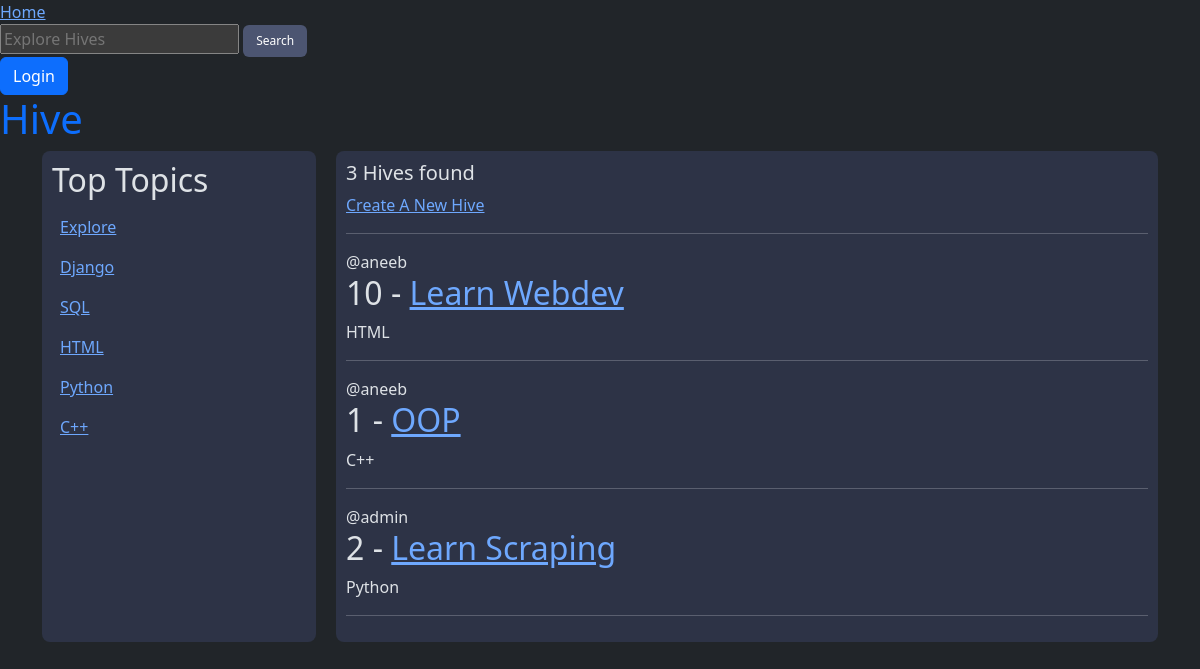
Before: / with the older database file.
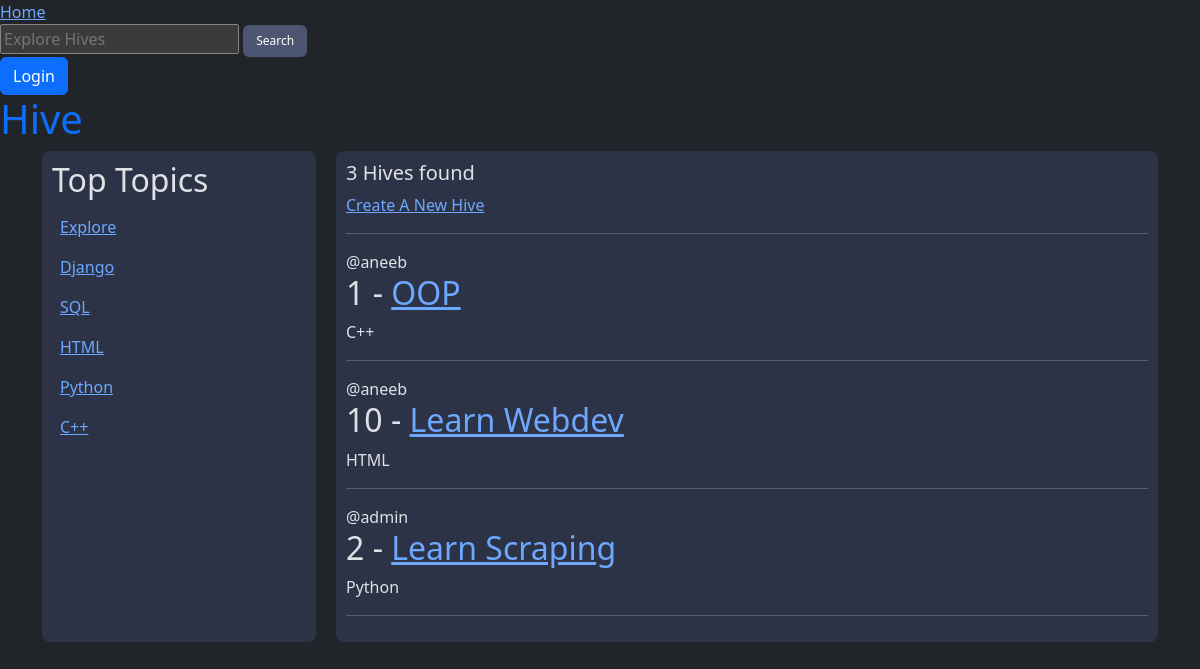
After: the same page with the newer database file.
### home/models.py (models this page shows, shortened)
class Topic(models.Model):
  name = models.CharField(max_length=150)
  def __str__(self):
    return self.name

class Hive(models.Model):
  creator = models.ForeignKey(User, on_delete=models.SET_NULL, null=True)
  topic = models.ForeignKey(Topic, on_delete=models.SET_NULL, null=True)
  buzz = models.CharField(max_length=150)
  details = models.TextField(null=True, blank=True)
  members = models.ManyToManyField(User, related_name='members', blank=True)
  updated = models.DateTimeField(auto_now=True) #auto timestamp
  created_at = models.DateTimeField(auto_now_add=True)
  class Meta:
    ordering = ['-updated', '-created_at']

### home/views.py (the view)
# urls.py: path('', views.home, name="homepage"),
def home(request):
  q = request.GET.get('q') if request.GET.get('q') != None else ''
  hives = Hive.objects.filter(
    Q(topic__name__icontains = q) |
    Q(buzz__icontains = q) |
    Q(details__icontains = q)
  )
  topics = Topic.objects.all()
  hive_count = hives.count()
  context = {'hives': hives, 'topics': topics, 'hive_count': hive_count}
  return render(request, 'home/home.html', context)

### home/templates/home/home.html (shortened to what this page needs)
{% extends 'main.html' %}
{% block content %}
<h1 class="text-primary ">Hive</h1>
<div class="container">
  <div class="topics">
    <h2>Top Topics</h2>
    <div>
      <a href="{%url 'homepage'%}">Explore</a>
    </div>
    {% for topic in topics %}
      <div class="list">
        <a href="{% url 'homepage' %}?q={{ topic.name }}">{{ topic.name }}</a>
      </div>
    {% endfor %}
  </div>
  <div class="hives">
    <h5>{{hive_count}} Hives found</h5>
    <a href="{% url 'create-hive' %}">Create A New Hive</a>
    <hr />
    {% for hive in hives %}
      <span> @{{ hive.creator.username }}</span>
      <h2>{{ hive.id }} - <a href="{% url 'hive' hive.id %}">{{ hive.buzz }}</a></h2>
      <span>{{ hive.topic }}</span>
      <hr />
    {% endfor %}
  </div>
</div>
{% endblock content %}

Changed rows visible on the page:
changed Hive "OOP": moves up the list
